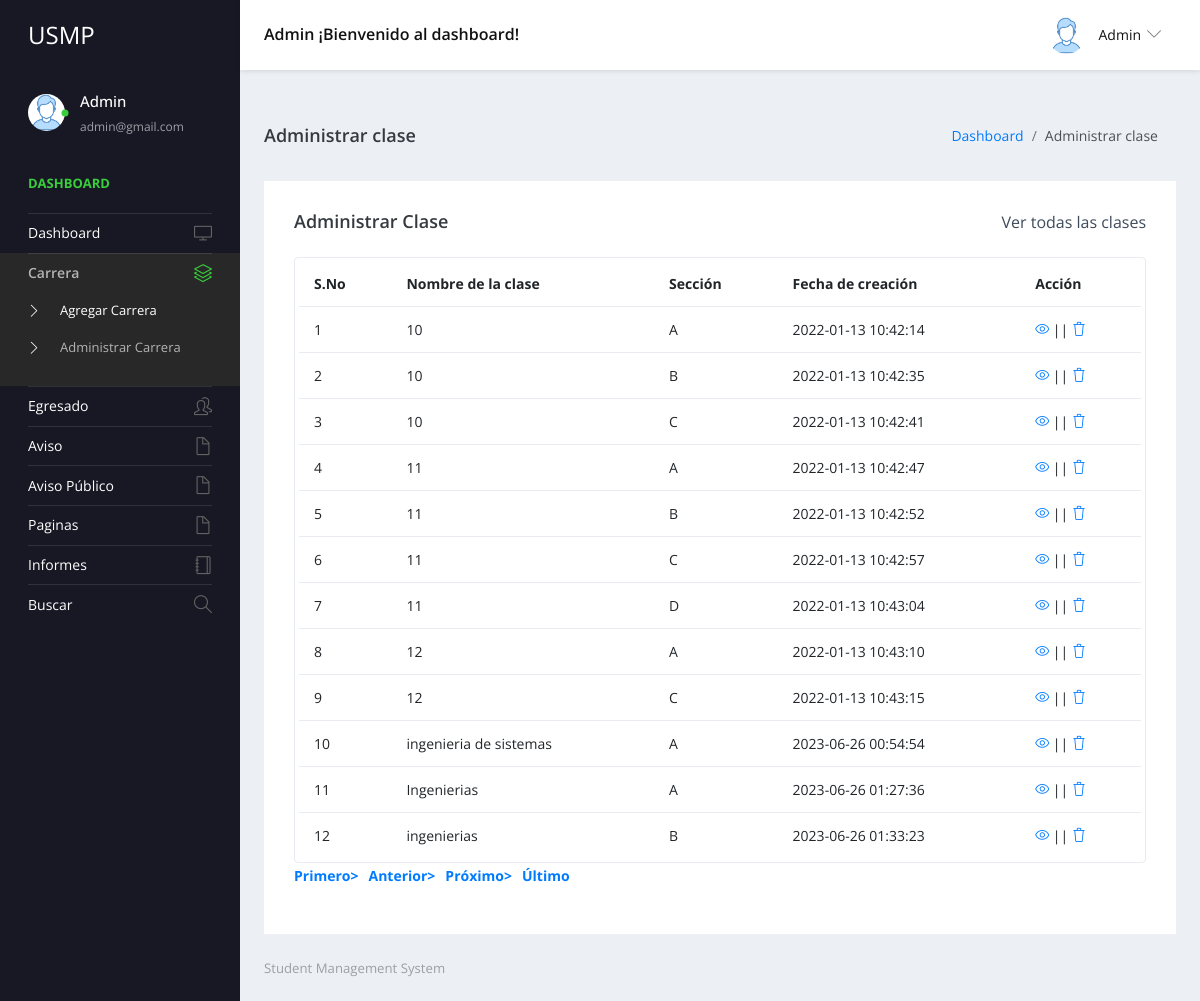
Page /studentms/admin/manage-class.php (signed in) on the committed database.
### tables this page shows
CREATE TABLE `tblclass` (
  `ID` int(5) NOT NULL,
  `ClassName` varchar(50) DEFAULT NULL,
  `Section` varchar(20) DEFAULT NULL,
  `CreationDate` timestamp NULL DEFAULT current_timestamp()
);

### studentms/admin/manage-class.php (the view, shortened to what this page needs)
<?php
include('includes/dbconnection.php');
if (strlen($_SESSION['sturecmsaid']==0)) {
  header('location:logout.php');
  } else{
?>
<!DOCTYPE html>
<html lang="en">
  <head>
    <link rel="stylesheet" href="vendors/simple-line-icons/css/simple-line-icons.css">
    <link rel="stylesheet" href="vendors/flag-icon-css/css/flag-icon.min.css">
    <link rel="stylesheet" href="vendors/css/vendor.bundle.base.css">
    <link rel="stylesheet" href="./vendors/daterangepicker/daterangepicker.css">
    <link rel="stylesheet" href="./vendors/chartist/chartist.min.css">
    <link rel="stylesheet" href="./css/style.css">
  </head>
  <body>
    <div class="container-scroller">
     <?php include_once('includes/header.php');?>
      <div class="container-fluid page-body-wrapper">
        <?php include_once('includes/sidebar.php');?>
        <div class="main-panel">
          <div class="content-wrapper">
             <div class="page-header">
              <h3 class="page-title"> Administrar clase </h3>
              <nav aria-label="breadcrumb">
                <ol class="breadcrumb">
                  <li class="breadcrumb-item"><a href="dashboard.php">Dashboard</a></li>
                  <li class="breadcrumb-item active" aria-current="page"> Administrar clase</li>
                </ol>
              </nav>
            </div>
            <div class="row">
              <div class="col-md-12 grid-margin stretch-card">
                <div class="card">
                  <div class="card-body">
                    <div class="d-sm-flex align-items-center mb-4">
                      <h4 class="card-title mb-sm-0">Administrar clase</h4>
                      <a href="#" class="text-dark ml-auto mb-3 mb-sm-0"> Ver todas las clases</a>
                    </div>
                    <div class="table-responsive border rounded p-1">
                      <table class="table">
                        <thead>
                          <tr>
                            <th class="font-weight-bold">S.No</th>
                            <th class="font-weight-bold">Nombre de la clase</th>
                            <th class="font-weight-bold">Sección</th>
                            <th class="font-weight-bold">Fecha de creación</th>
                            <th class="font-weight-bold">Acción</th>
                          </tr>
                        </thead>
                        <tbody>
                           <?php
                           if (isset($_GET['pageno'])) {
            $pageno = $_GET['pageno'];
        } else {
            $pageno = 1;
        }
        $no_of_records_per_page =15;
        $offset = ($pageno-1) * $no_of_records_per_page;
       $ret = "SELECT ID FROM tblclass";
$query1 = $dbh -> prepare($ret);
$query1->execute();
$total_rows=$query1->rowCount();
$total_pages = ceil($total_rows / $no_of_records_per_page);
$sql="SELECT * from tblclass LIMIT $offset, $no_of_records_per_page";
$query = $dbh -> prepare($sql);
$query->execute();
$results=$query->fetchAll(PDO::FETCH_OBJ);
$cnt=1;
if($query->rowCount() > 0)
{
foreach($results as $row)
{               ?>
                          <tr>
                            <td><?php echo htmlentities($cnt);?></td>
                            <td><?php  echo htmlentities($row->ClassName);?></td>
                            <td><?php  echo htmlentities($row->Section);?></td>
                            <td><?php  echo htmlentities($row->CreationDate);?></td>
                            <td>
                              <div><a href="edit-class-detail.php?editid=<?php echo htmlentities ($row->ID);?>"><i class="icon-eye"></i></a>
                                                || <a href="manage-class.php?delid=<?php echo ($row->ID);?>" onclick="return confirm('Do you really want to Delete ?');"> <i class="icon-trash"></i></a></div>
                            </td>
                          </tr><?php $cnt=$cnt+1;}} ?>
                        </tbody>
                      </table>
                    </div>
                    <div align="left">
    <ul class="pagination" >
        <li><a href="?pageno=1"><strong>Primero></strong></a></li>
        <li class="<?php if($pageno <= 1){ echo 'disabled'; } ?>">
            <a href="<?php if($pageno <= 1){ echo '#'; } else { echo "?pageno=".($pageno - 1); } ?>"><strong style="padding-left: 10px">Anterior></strong></a>
        </li>
        <li class="<?php if($pageno >= $total_pages){ echo 'disabled'; } ?>">
            <a href="<?php if($pageno >= $total_pages){ echo '#'; } else { echo "?pageno=".($pageno + 1); } ?>"><strong style="padding-left: 10px">Próximo></strong></a>
        </li>
        <li><a href="?pageno=<?php echo $total_pages; ?>"><strong style="padding-left: 10px">Último</strong></a></li>
    </ul>
</div>
                  </div>
                </div>
              </div>
            </div>
          </div>
         <?php include_once('includes/footer.php');?>
        </div>
      </div>
    </div>
  </body>
</html><?php }  ?>

### studentms/admin/includes/header.php (shortened to what this page needs)
 <nav class="navbar default-layout-navbar col-lg-12 col-12 p-0 fixed-top d-flex flex-row">
        <div class="navbar-brand-wrapper d-flex align-items-center">
          <a class="navbar-brand brand-logo" href="dashboard.php">
            <strong style="color: white;">USMP</strong>
          </a>
        </div><?php
         $aid= $_SESSION['sturecmsaid'];
$sql="SELECT * from tbladmin where ID=:aid";
$query = $dbh -> prepare($sql);
$query->bindParam(':aid',$aid,PDO::PARAM_STR);
$query->execute();
$results=$query->fetchAll(PDO::FETCH_OBJ);
$cnt=1;
if($query->rowCount() > 0)
{
foreach($results as $row)
{               ?>
        <div class="navbar-menu-wrapper d-flex align-items-center flex-grow-1">
          <h5 class="mb-0 font-weight-medium d-none d-lg-flex"><?php  echo htmlentities($row->AdminName);?> ¡Bienvenido al dashboard!</h5>
          <ul class="navbar-nav navbar-nav-right ml-auto">
            <li class="nav-item dropdown d-none d-xl-inline-flex user-dropdown">
              <a class="nav-link dropdown-toggle" id="UserDropdown" href="#" data-toggle="dropdown" aria-expanded="false">
                <img class="img-xs rounded-circle ml-2" src="images/faces/face8.jpg" alt="Profile image"> <span class="font-weight-normal"> <?php  echo htmlentities($row->AdminName);?> </span></a>
                <?php $cnt=$cnt+1;}} ?>
            </li>
          </ul>
        </div>
      </nav>

### studentms/admin/includes/sidebar.php (shortened to what this page needs)
<nav class="sidebar sidebar-offcanvas" id="sidebar">
          <ul class="nav">
            <li class="nav-item nav-profile">
              <a href="#" class="nav-link">
                <div class="profile-image">
                  <img class="img-xs rounded-circle" src="images/faces/face8.jpg" alt="profile image">
                  <div class="dot-indicator bg-success"></div>
                </div>
                <div class="text-wrapper">
                  <?php
         $aid= $_SESSION['sturecmsaid'];
$sql="SELECT * from tbladmin where ID=:aid";
$query = $dbh -> prepare($sql);
$query->bindParam(':aid',$aid,PDO::PARAM_STR);
$query->execute();
$results=$query->fetchAll(PDO::FETCH_OBJ);
$cnt=1;
if($query->rowCount() > 0)
{
foreach($results as $row)
{               ?>
                  <p class="profile-name"><?php  echo htmlentities($row->AdminName);?></p>
                  <p class="designation"><?php  echo htmlentities($row->Email);?></p><?php $cnt=$cnt+1;}} ?>
                </div>
              </a>
            </li>
            <li class="nav-item nav-category">
              <span class="nav-link">Dashboard</span>
            </li>
            <li class="nav-item">
              <a class="nav-link" href="dashboard.php">
                <span class="menu-title">Dashboard</span>
                <i class="icon-screen-desktop menu-icon"></i>
              </a>
            </li>
            <li class="nav-item">
              <a class="nav-link" data-toggle="collapse" href="#ui-basic" aria-expanded="false" aria-controls="ui-basic">
                <span class="menu-title">Carrera</span>
                <i class="icon-layers menu-icon"></i>
              </a>
              <div class="collapse" id="ui-basic">
                <ul class="nav flex-column sub-menu">
                  <li class="nav-item"> <a class="nav-link" href="add-class.php">Agregar Carrera</a></li>
                  <li class="nav-item"> <a class="nav-link" href="manage-class.php">Administrar Carrera</a></li>
                </ul>
              </div>
            </li>
            <li class="nav-item">
              <a class="nav-link" data-toggle="collapse" href="#ui-basic1" aria-expanded="false" aria-controls="ui-basic1">
                <span class="menu-title">Egresado</span>
                <i class="icon-people menu-icon"></i>
              </a>
            </li>
            <li class="nav-item">
              <a class="nav-link" data-toggle="collapse" href="#auth" aria-expanded="false" aria-controls="auth">
                <span class="menu-title">Aviso</span>
                <i class="icon-doc menu-icon"></i>
              </a>
            </li>
            <li class="nav-item">
              <a class="nav-link" data-toggle="collapse" href="#auth1" aria-expanded="false" aria-controls="auth">
                <span class="menu-title">Aviso Público</span>
                <i class="icon-doc menu-icon"></i>
              </a>
              <li class="nav-item">
              <a class="nav-link" data-toggle="collapse" href="#auth2" aria-expanded="false" aria-controls="auth">
                <span class="menu-title">Paginas</span>
                <i class="icon-doc menu-icon"></i>
              </a>
            </li>
              <li class="nav-item">
              <a class="nav-link" href="between-dates-reports.php">
                <span class="menu-title">Informes</span>
                <i class="icon-notebook menu-icon"></i>
              </a>
            </li>
            <li class="nav-item">
              <a class="nav-link" href="search.php">
                <span class="menu-title">Buscar</span>
                <i class="icon-magnifier menu-icon"></i>
              </a>
            </li>
            </li>
          </ul>
        </nav>

### rows in the picture
tblclass: ClassName "10", Section "A", CreationDate "2022-01-13 10:42:14"
tblclass: ClassName "10", Section "B", CreationDate "2022-01-13 10:42:35"
tblclass: ClassName "10", Section "C", CreationDate "2022-01-13 10:42:41"
tblclass: ClassName "11", Section "A", CreationDate "2022-01-13 10:42:47"
tblclass: ClassName "11", Section "B", CreationDate "2022-01-13 10:42:52"
tblclass: ClassName "11", Section "C", CreationDate "2022-01-13 10:42:57"
tblclass: ClassName "11", Section "D", CreationDate "2022-01-13 10:43:04"
tblclass: ClassName "12", Section "A", CreationDate "2022-01-13 10:43:10"
tblclass: ClassName "12", Section "C", CreationDate "2022-01-13 10:43:15"
tblclass: ClassName "ingenieria de sistemas", Section "A", CreationDate "2023-06-26 00:54:54"
tblclass: ClassName "Ingenierias", Section "A", CreationDate "2023-06-26 01:27:36"
tblclass: ClassName "ingenierias", Section "B", CreationDate "2023-06-26 01:33:23"

### other values in the picture
$row->AdminName "Admin"
$row->Email "admin@gmail.com"
